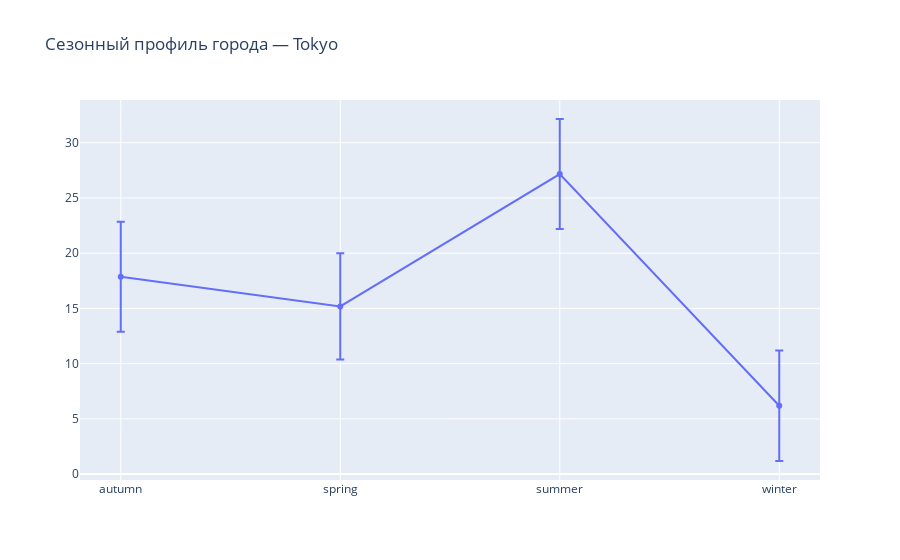
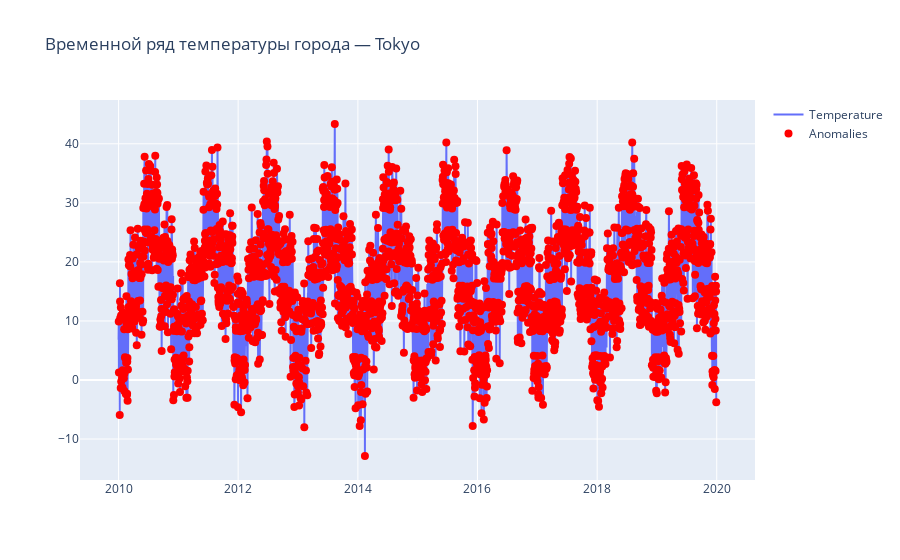

Source (notebook cell) for these figures, in order:
### Code cell
city_stats = results1[3]
summary = f"""Климатические показатели города — {city_stats['city']}:
  — Средняя температура за время наблюдений — {city_stats['avg_temp']:.1f}
  — Минимальная температура за время наблюдений — {city_stats['min_temp']:.1f}
  — Максимальная температура за время наблюдений — {city_stats['max_temp']:.1f}
  — Общий температурный тренд за время наблюдений — {city_stats['trend']}
"""
print(summary)

fig_season_plofile = plot_season_profile(city_stats['season_profile'], city_stats['city'])
fig_season_plofile.show()

fig_time_series = plot_time_series(df[df['city'] == city_stats['city']].copy(), city_stats['temp_anomaly'], city_stats['city'])
fig_time_series.show()

### Figure 1 — Plotly figure (JSON) as saved in the notebook; plotly's stock layout.template omitted (floating-point values rounded to 4 significant figures)
{"data": [{"error_y": {"array": [4.973, 4.806, 4.983, 5.006], "type": "data"}, "mode": "lines+markers", "name": "Seasonal Mean ± STD", "type": "scatter", "x": ["autumn", "spring", "summer", "winter"], "y": [17.86, 15.18, 27.17, 6.192]}], "layout": {"title": {"text": "Сезонный профиль города — Tokyo"}}}

### Figure 2 — Plotly figure (JSON) as saved in the notebook; plotly's stock layout.template omitted (floating-point values rounded to 4 significant figures; data arrays with more than 128 entries replaced by an {"elided": "..."} marker saying what was removed)
{"data": [{"mode": "lines", "name": "Temperature", "type": "scatter", "x": {"elided": "3650 str values"}, "y": {"elided": "3650 float values"}}, {"marker": {"color": "red", "size": 8}, "mode": "markers", "name": "Anomalies", "type": "scatter", "x": {"elided": "2662 str values"}, "y": {"elided": "2662 float values"}}], "layout": {"title": {"text": "Временной ряд температуры города — Tokyo"}}}
